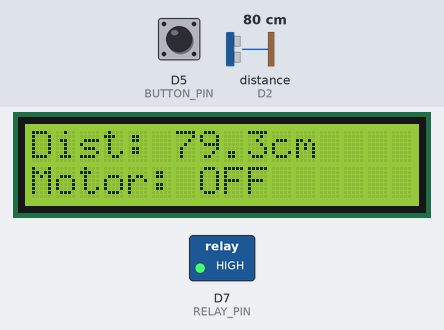
Recording of a sketch running on a simulated ESP8266 (NodeMCU). On the bench: 16×2 character LCD, switched loads named in the sketch (green lamp = pin HIGH). Wiring (inferred from the names in the program): ultrasonic range finder: trigger D1; echo D2. The inputs (shaded band) are chosen by the test bench; at power-on: D5 (BUTTON_PIN) HIGH, distance to the obstacle (sensor on D2) 80 cm. The echo pulse lasts 58.3 µs per cm; pins used as bus, display or sensor lines are not drawn; what the sketch prints to the serial monitor is not drawn.

Above: at 3.2 s.
3.3 s: D5 (BUTTON_PIN) pulled LOW for 1 s
At 5.7 s:
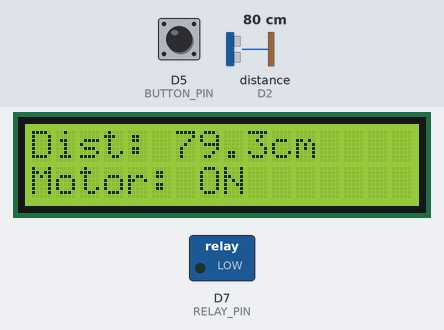
6.5 s: distance to the obstacle (sensor on D2) set to 2 cm
At 8.6 s:
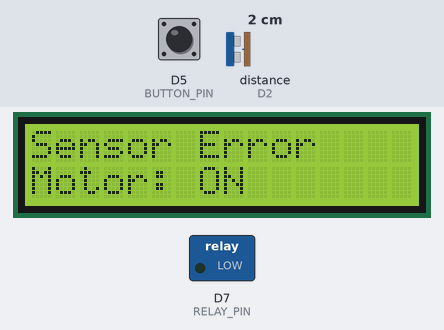
8.9 s: D5 (BUTTON_PIN) pulled LOW for 0.2 s
At 10.8 s:
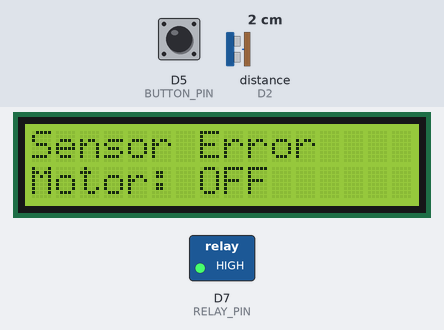
11.5 s: distance to the obstacle (sensor on D2) set to 4 cm
At 12.7 s:
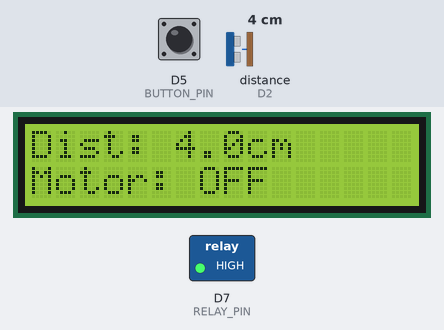
13.1 s: distance to the obstacle (sensor on D2) set to 9 cm
At 14.5 s:
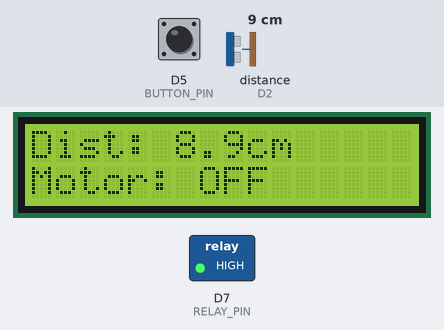
Timing chart, 0 to 16.1 s (numbered marks = the images above; inputs shaded):
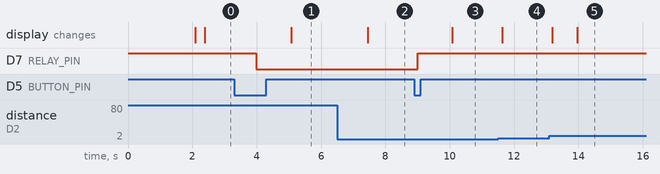

Measured:
- the behaviour switches between 2 and 3 cm on distance to the obstacle (sensor on D2) (found by bisection; images 3 and 4)
- after the input at 3.3 s, D7 (RELAY_PIN): HIGH → LOW after 0.68 s; the display: changes after 1.8 s (image 1)
- after the input at 6.5 s, the display: changes after 0.95 s (image 2)
- after the input at 8.9 s, D7 (RELAY_PIN): LOW → HIGH after 0.10 s; the display: changes after 1.2 s (image 3)
- after the input at 11.5 s, the display: changes after 0.14 s (image 4)
- after the input at 13.1 s, the display: first changes after 0.09 s (image 5 shows a later state)

The sketch:

motor.ino
```cpp
// ==================================================
// ESP8266 + HC-SR04 + Relay + Button + LCD I2C
// HC-SR04 đo khoảng cách
// Hiển thị Serial + LCD
// Nhấn nút bật/tắt motor
// Tự động tắt motor nếu khoảng cách < 3.5 cm
// ==================================================

#include <Wire.h>
#include <LiquidCrystal_I2C.h>

// ===== LCD I2C =====
LiquidCrystal_I2C lcd(0x27, 16, 2);

// ===== CHÂN =====
#define BUTTON_PIN D5
#define TRIG_PIN   D1
#define ECHO_PIN   D2
#define RELAY_PIN  D7

// ===== BIẾN =====
bool motorState = false;
bool lastButtonState = HIGH;

// ===== NGƯỠNG TẮT MOTOR =====
const float STOP_DISTANCE = 3.5;

// ==================================================
// HÀM ĐỌC HC-SR04
// ==================================================
float readDistance() {

  float total = 0;
  int validSamples = 0;

  for (int i = 0; i < 5; i++) {

    digitalWrite(TRIG_PIN, LOW);
    delayMicroseconds(2);

    digitalWrite(TRIG_PIN, HIGH);
    delayMicroseconds(10);

    digitalWrite(TRIG_PIN, LOW);

    long duration = pulseIn(ECHO_PIN, HIGH, 30000);

    if (duration == 0) {
      continue;
    }

    float distance = duration * 0.034 / 2;

    if (distance > 2 && distance < 400) {
      total += distance;
      validSamples++;
    }

    delay(50);
  }

  if (validSamples == 0) {
    return -1;
  }

  return total / validSamples;
}

// ==================================================
void setup() {

  Serial.begin(115200);

  // ===== HC-SR04 =====
  pinMode(TRIG_PIN, OUTPUT);
  pinMode(ECHO_PIN, INPUT);

  // ===== RELAY =====
  pinMode(RELAY_PIN, OUTPUT);

  // Relay OFF lúc khởi động
  // Relay active LOW
  digitalWrite(RELAY_PIN, HIGH);

  // ===== BUTTON =====
  pinMode(BUTTON_PIN, INPUT_PULLUP);

  // ===== LCD =====
  Wire.begin(D3, D4);

  lcd.init();
  lcd.backlight();

  lcd.setCursor(0, 0);
  lcd.print("System Start");

  Serial.println("System Started");

  delay(2000);
  lcd.clear();
}

// ==================================================
void loop() {

  // =====================================
  // ĐỌC KHOẢNG CÁCH
  // =====================================

  float distanceCm = readDistance();

  // =====================================
  // TỰ ĐỘNG TẮT MOTOR
  // =====================================

  if (distanceCm > 0 && distanceCm < STOP_DISTANCE) {

    motorState = false;

    // Relay active LOW
    digitalWrite(RELAY_PIN, HIGH);

    Serial.println("AUTO STOP MOTOR");
  }

  // =====================================
  // SERIAL
  // =====================================

  Serial.print("Distance: ");

  if (distanceCm > 0) {
    Serial.print(distanceCm);
    Serial.println(" cm");
  }
  else {
    Serial.println("Sensor Error");
  }

  // =====================================
  // LCD
  // =====================================

  lcd.clear();

  lcd.setCursor(0, 0);

  if (distanceCm > 0) {

    lcd.print("Dist: ");
    lcd.print(distanceCm, 1);
    lcd.print("cm");

  } else {

    lcd.print("Sensor Error");
  }

  lcd.setCursor(0, 1);

  if (motorState) {
    lcd.print("Motor: ON ");
  }
  else {
    lcd.print("Motor: OFF");
  }

  // =====================================
  // BUTTON
  // =====================================

  bool currentButtonState = digitalRead(BUTTON_PIN);

  if (lastButtonState == HIGH && currentButtonState == LOW) {

    // Chỉ cho bật motor nếu khoảng cách an toàn
    if (distanceCm >= STOP_DISTANCE || distanceCm < 0) {

      motorState = !motorState;

      // Relay active LOW
      digitalWrite(RELAY_PIN, !motorState);

      if (motorState) {
        Serial.println("Motor ON");
      }
      else {
        Serial.println("Motor OFF");
      }

    } else {

      Serial.println("Too Close - Motor Locked");
    }

    delay(300);
  }

  lastButtonState = currentButtonState;

  delay(500);
}
```
